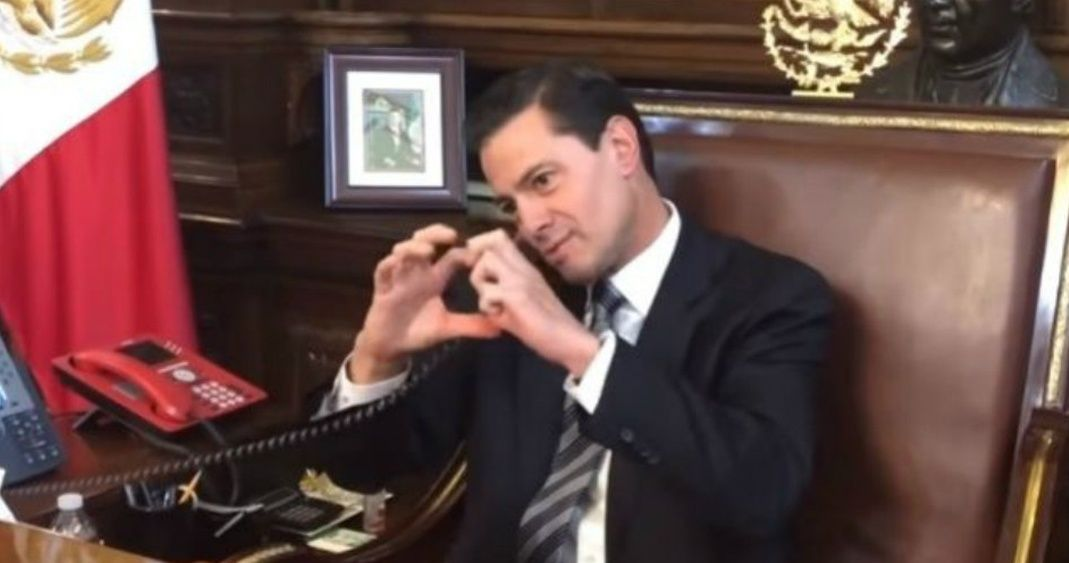
#> input picture images/img1.jpg, 1069 x 563 px
$ python imageProcessing.py
#> lines starting #> are read from the running program, lines starting #| are printed output that depends on the picture
import cv2 #Import the library

#We read the image

image = cv2.imread('./images/img1.jpg')
#> image is the input picture: shape (563, 1069, 3); mean B, G, R 71.9, 75.5, 104.1

epn_chiquito = cv2.resize(image,(300,300))
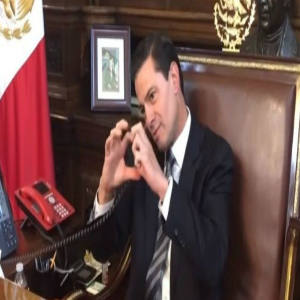
#> epn_chiquito: shape (300, 300, 3); mean B, G, R 71.8, 75.3, 104
npe = cv2.flip(epn_chiquito,0)
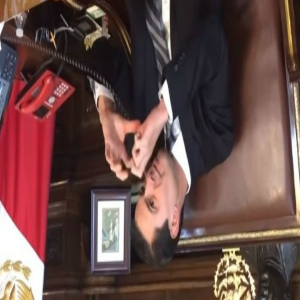
#> npe: shape (300, 300, 3); mean B, G, R 71.8, 75.3, 104
grayscale = cv2.cvtColor(epn_chiquito,cv2.COLOR_BGR2GRAY)
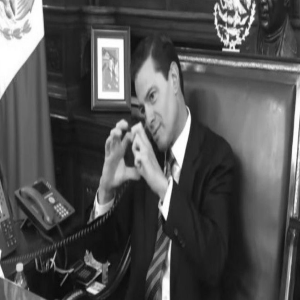
#> grayscale: shape (300, 300); min 10, max 255, mean 83.5

cv2.imshow('Image',grayscale)
cv2.waitKey(0)

cv2.destroyAllWindows
